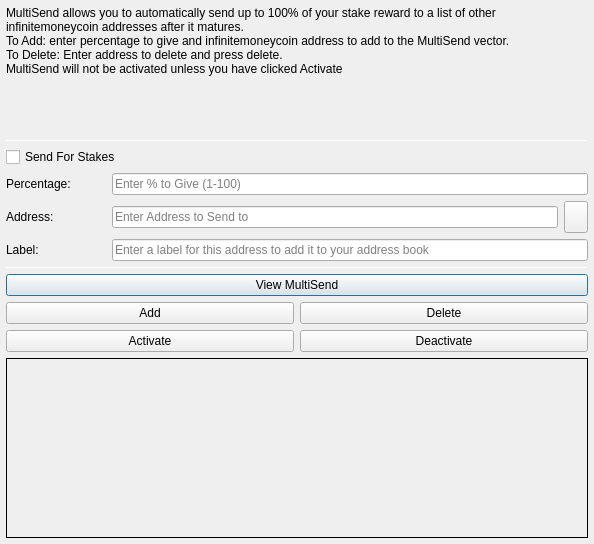
<?xml version="1.0" encoding="UTF-8"?>
<ui version="4.0">
 <class>MultiSendDialog</class>
 <widget class="QDialog" name="MultiSendDialog">
  <property name="windowModality">
   <enum>Qt::NonModal</enum>
  </property>
  <property name="geometry">
   <rect>
    <x>0</x>
    <y>0</y>
    <width>594</width>
    <height>544</height>
   </rect>
  </property>
  <property name="windowTitle">
   <string>MultiSend</string>
  </property>
  <layout class="QVBoxLayout" name="verticalLayout" stretch="0">
   <property name="margin">
    <number>6</number>
   </property>
   <item>
    <layout class="QVBoxLayout" name="verticalLayout_Main" stretch="1,1,1,0,1,1,1">
     <item>
      <widget class="QLabel" name="label_2">
       <property name="lineWidth">
        <number>1</number>
       </property>
       <property name="text">
        <string>MultiSend allows you to automatically send up to 100% of your stake reward to a list of other infinitemoneycoin addresses after it matures.
To Add: enter percentage to give and infinitemoneycoin address to add to the MultiSend vector.
To Delete: Enter address to delete and press delete.
MultiSend will not be activated unless you have clicked Activate</string> <!--or masternode -->
       </property>
       <property name="alignment">
        <set>Qt::AlignLeading|Qt::AlignLeft|Qt::AlignTop</set>
       </property>
       <property name="wordWrap">
        <bool>true</bool>
       </property>
      </widget>
     </item>
     <item>
      <widget class="Line" name="line">
       <property name="minimumSize">
        <size>
         <width>0</width>
         <height>1</height>
        </size>
       </property>
       <property name="maximumSize">
        <size>
         <width>16777215</width>
         <height>1</height>
        </size>
       </property>
       <property name="orientation">
        <enum>Qt::Horizontal</enum>
       </property>
      </widget>
     </item>
     <item>
      <layout class="QVBoxLayout" name="verticalLayout_Settings">
       <item>
        <layout class="QHBoxLayout" name="horizontalLayout">
         <item>
          <widget class="QCheckBox" name="multiSendStakeCheckBox">
           <property name="text">
            <string>Send For Stakes</string>
           </property>
          </widget>
         </item>
         <!--
         <item>
          <widget class="QCheckBox" name="multiSendMasternodeCheckBox">
           <property name="text">
            <string>Send For Masternode Rewards</string>
           </property>
          </widget>
         </item>
         -->
        </layout>
       </item>
       <item>
        <layout class="QHBoxLayout" name="horizontalLayout_6">
         <item>
          <widget class="QLabel" name="label">
           <property name="minimumSize">
            <size>
             <width>100</width>
             <height>0</height>
            </size>
           </property>
           <property name="toolTip">
            <string>Percentage of stake to send</string>
           </property>
           <property name="text">
            <string>Percentage:</string>
           </property>
          </widget>
         </item>
         <item>
          <widget class="QLineEdit" name="multiSendPercentEdit">
           <property name="toolTip">
            <string>Enter whole numbers 1 - 100</string>
           </property>
           <property name="placeholderText">
            <string>Enter % to Give (1-100)</string>
           </property>
          </widget>
         </item>
        </layout>
       </item>
       <item>
        <layout class="QHBoxLayout" name="horizontalLayout_7">
         <item>
          <widget class="QLabel" name="label_5">
           <property name="minimumSize">
            <size>
             <width>100</width>
             <height>0</height>
            </size>
           </property>
           <property name="toolTip">
            <string>Address to send portion of stake to</string>
           </property>
           <property name="text">
            <string>Address:</string>
           </property>
          </widget>
         </item>
         <item>
          <widget class="QLineEdit" name="multiSendAddressEdit">
           <property name="toolTip">
            <string/>
           </property>
           <property name="placeholderText">
            <string>Enter Address to Send to</string>
           </property>
          </widget>
         </item>
         <item>
          <widget class="QToolButton" name="addressBookButton">
           <property name="maximumSize">
            <size>
             <width>16777215</width>
             <height>32</height>
            </size>
           </property>
           <property name="toolTip">
            <string>Choose an address from the address book</string>
           </property>
           <property name="text">
            <string/>
           </property>
           <property name="icon">
            <iconset resource="../infinitemoneycoin.qrc">
             <normaloff>:/icons/address-book</normaloff>:/icons/address-book</iconset>
           </property>
           <property name="shortcut">
            <string>Alt+A</string>
           </property>
          </widget>
         </item>
        </layout>
       </item>
      </layout>
     </item>
     <item>
      <layout class="QHBoxLayout" name="horizontalLayout_3">
       <item>
        <widget class="QLabel" name="label_3">
         <property name="minimumSize">
          <size>
           <width>100</width>
           <height>0</height>
          </size>
         </property>
         <property name="text">
          <string>Label:</string>
         </property>
        </widget>
       </item>
       <item>
        <widget class="QLineEdit" name="labelAddressLabelEdit">
         <property name="placeholderText">
          <string>Enter a label for this address to add it to your address book</string>
         </property>
        </widget>
       </item>
      </layout>
     </item>
     <item>
      <widget class="Line" name="line_2">
       <property name="minimumSize">
        <size>
         <width>0</width>
         <height>1</height>
        </size>
       </property>
       <property name="maximumSize">
        <size>
         <width>16777215</width>
         <height>1</height>
        </size>
       </property>
       <property name="orientation">
        <enum>Qt::Horizontal</enum>
       </property>
      </widget>
     </item>
     <item>
      <layout class="QVBoxLayout" name="verticalLayout_Buttons">
       <item>
        <layout class="QHBoxLayout" name="horizontalLayout_4">
         <item>
          <widget class="QPushButton" name="viewButton">
           <property name="toolTip">
            <string/>
           </property>
           <property name="statusTip">
            <string>View MultiSend Vector</string>
           </property>
           <property name="text">
            <string>View MultiSend</string>
           </property>
          </widget>
         </item>
        </layout>
       </item>
       <item>
        <layout class="QHBoxLayout" name="horizontalLayout_2">
         <item>
          <widget class="QPushButton" name="addButton">
           <property name="toolTip">
            <string/>
           </property>
           <property name="statusTip">
            <string>Add to MultiSend Vector</string>
           </property>
           <property name="text">
            <string>Add</string>
           </property>
          </widget>
         </item>
         <item>
          <widget class="QPushButton" name="deleteButton">
           <property name="toolTip">
            <string/>
           </property>
           <property name="statusTip">
            <string>Delete Address From MultiSend Vector</string>
           </property>
           <property name="text">
            <string>Delete</string>
           </property>
          </widget>
         </item>
        </layout>
       </item>
       <item>
        <layout class="QHBoxLayout" name="horizontalLayout_5">
         <item>
          <widget class="QPushButton" name="activateButton">
           <property name="statusTip">
            <string>Activate MultiSend</string>
           </property>
           <property name="text">
            <string>Activate</string>
           </property>
          </widget>
         </item>
         <item>
          <widget class="QPushButton" name="disableButton">
           <property name="statusTip">
            <string>Deactivate MultiSend</string>
           </property>
           <property name="text">
            <string>Deactivate</string>
           </property>
          </widget>
         </item>
        </layout>
       </item>
      </layout>
     </item>
     <item>
      <widget class="QLabel" name="message">
       <property name="minimumSize">
        <size>
         <width>0</width>
         <height>180</height>
        </size>
       </property>
       <property name="frameShape">
        <enum>QFrame::Panel</enum>
       </property>
       <property name="frameShadow">
        <enum>QFrame::Plain</enum>
       </property>
       <property name="lineWidth">
        <number>1</number>
       </property>
       <property name="midLineWidth">
        <number>1</number>
       </property>
       <property name="text">
        <string/>
       </property>
       <property name="alignment">
        <set>Qt::AlignLeading|Qt::AlignLeft|Qt::AlignTop</set>
       </property>
       <property name="wordWrap">
        <bool>true</bool>
       </property>
      </widget>
     </item>
    </layout>
   </item>
  </layout>
 </widget>
 <resources>
  <include location="../infinitemoneycoin.qrc"/>
 </resources>
 <connections/>
</ui>
